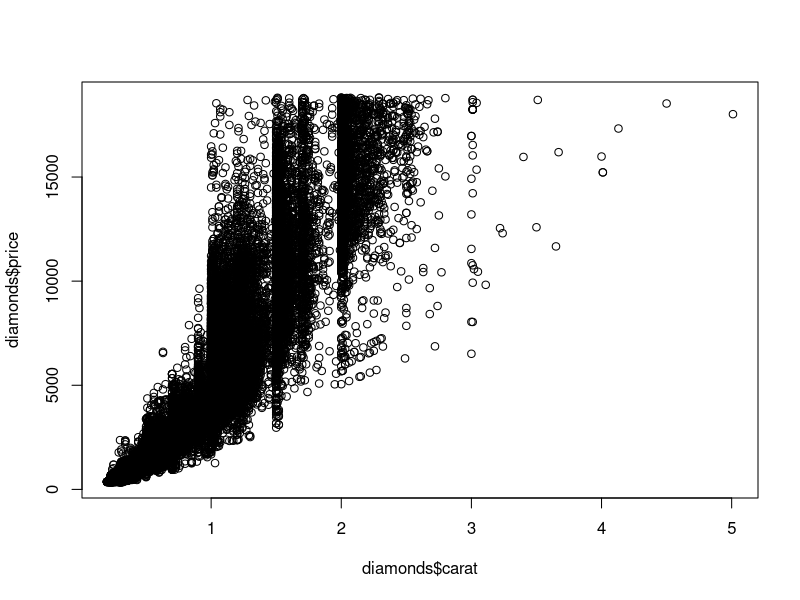
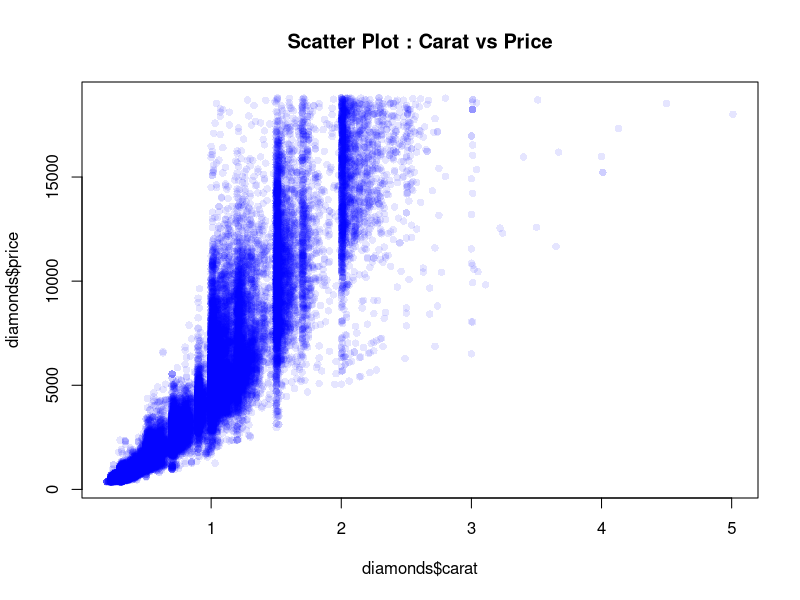
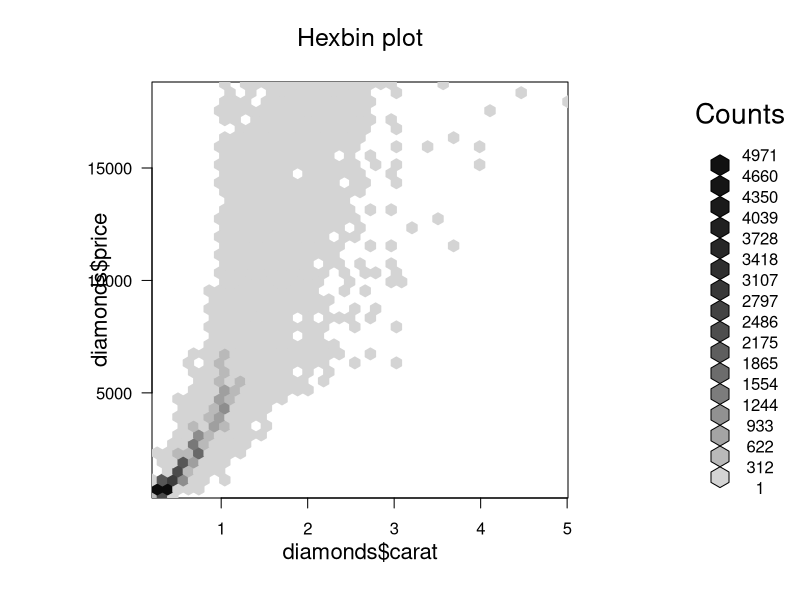
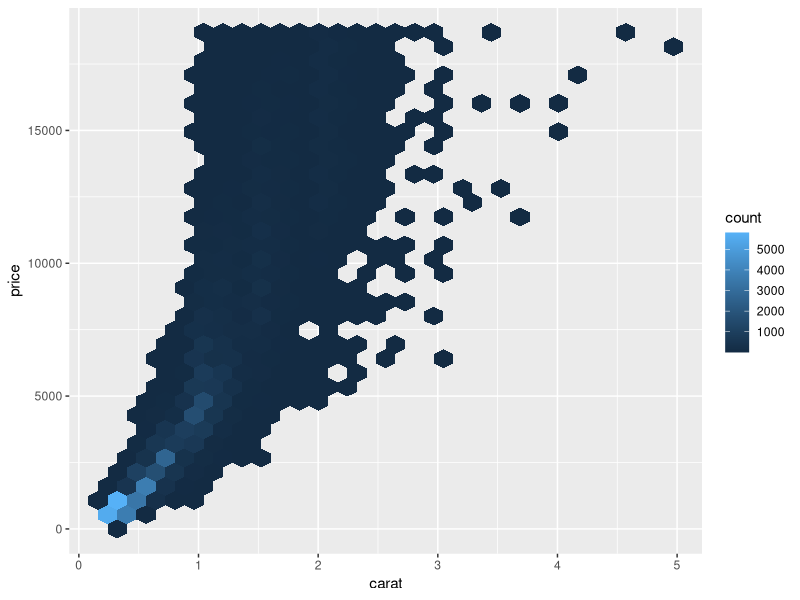
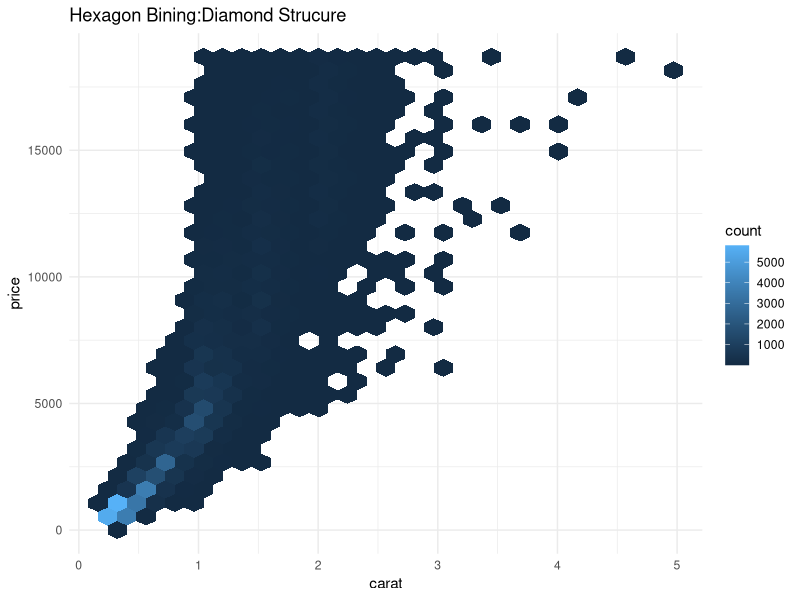
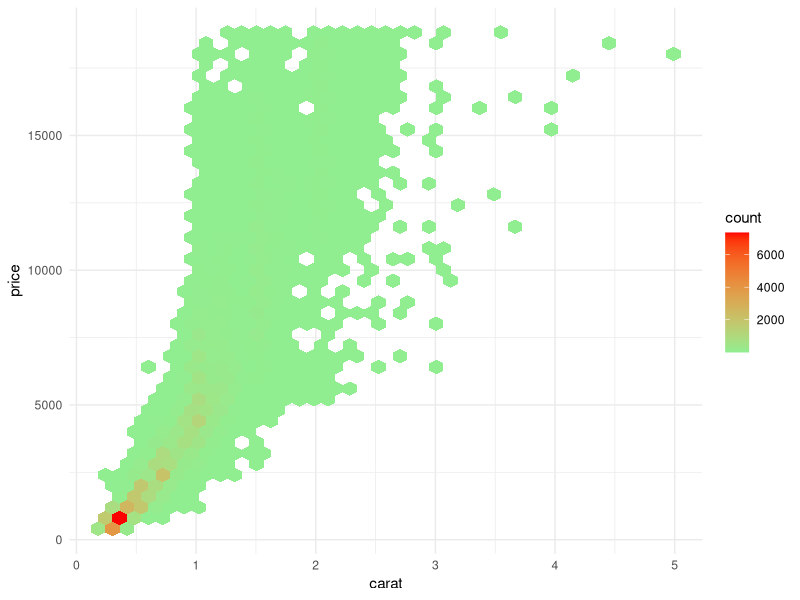
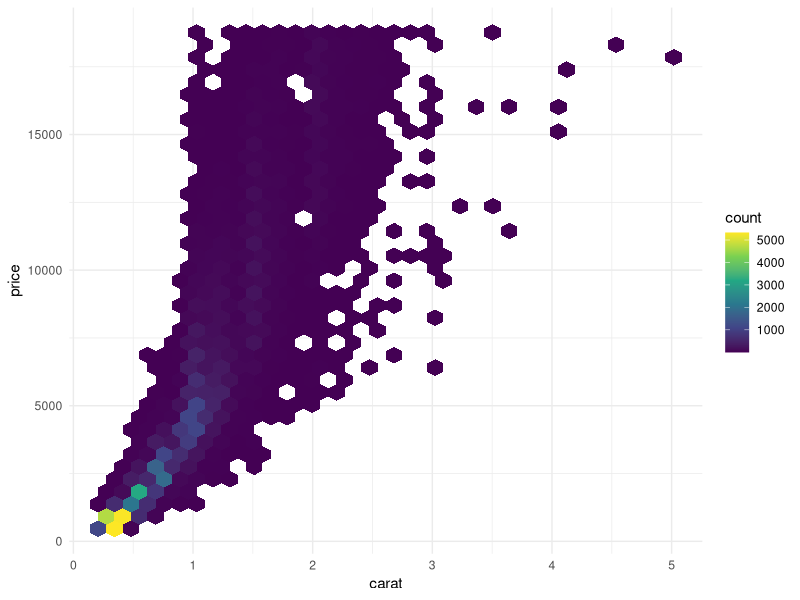
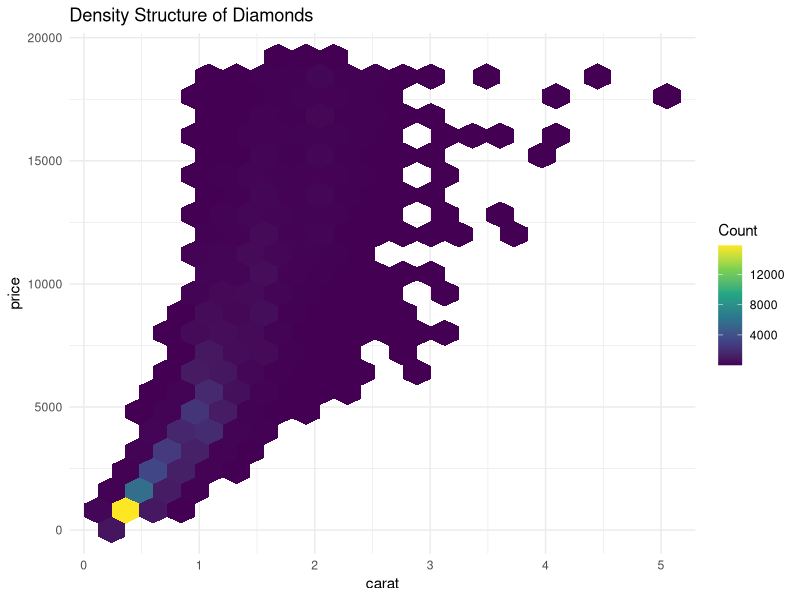

Here is the R script that generated these plots, in order:
# Load & Understand the Data Set
library(ggplot2)
data(diamonds)
install.packages("ggplot2")  
library(ggplot2)
str(diamonds)
dim(diamonds)
?diamonds

# Very Basic Scatter
plot(diamonds$carat, diamonds$price)

# Improved Scatter
plot(diamonds$carat, diamonds$price,
     col = rgb(0,0,1,0.1),
     pch = 16,
     main = "Scatter Plot : Carat vs Price")

# Hexbin using Base R
install.packages("hexbin")   
library(hexbin)

hb <- hexbin(diamonds$carat, diamonds$price, xbins = 40)
plot(hb, main = "Hexbin plot")

# Basic Hexbin using ggplot2
ggplot(diamonds, aes(x = carat, y = price)) +
  geom_hex()
# Labeled Hexbin Plot
ggplot(diamonds,aes(carat,price))+
  geom_hex()+
  labs(title="Hexagon Bining:Diamond Strucure",x="carat",y="price")+
  theme_minimal()

# Control Hexagon Density
ggplot(diamonds,aes(carat,price))+
  geom_hex(bins=40)+
  scale_fill_gradient(low="lightgreen",high="red")+
  theme_minimal()

# Color Meaning
# Light-> Fewer Diamonds
# Dark -> dense Region

#Professional Palette (Virdis)
ggplot(diamonds,aes(carat,price))+geom_hex(bins=35)+scale_fill_viridis_c()+
  theme_minimal()

# Add Legend Title
ggplot(diamonds,aes(carat,price))+geom_hex(bins=20)+
  scale_fill_viridis_c(name="Count")+
  labs(title="Density Structure of Diamonds",x="carat",y="price")+
  theme_minimal()

# Faceted Hexbin
ggplot(diamonds,aes(carat,price))+geom_hex()+scale_fill_viridis_c()+
  facet_wrap(~cut)+
  theme_minimal()
